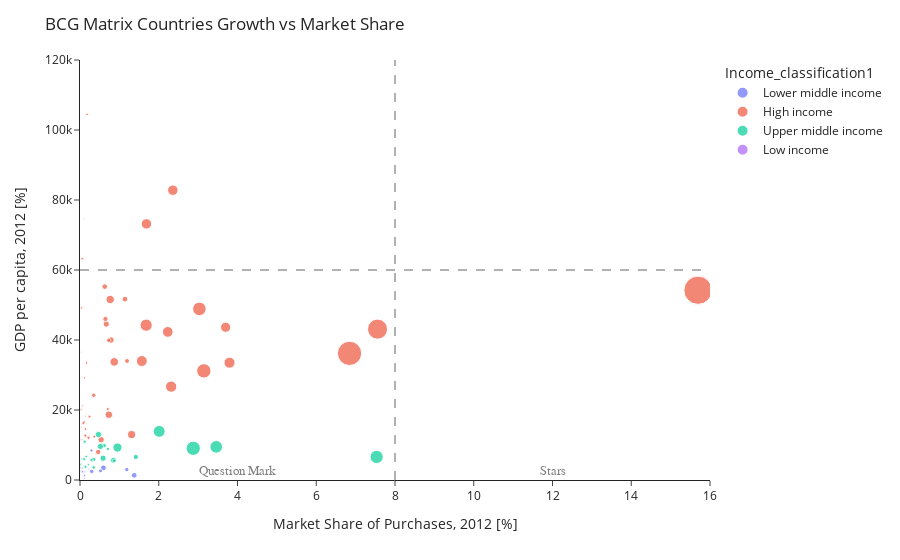

Write notebook code for a chart like this one.
### Code cell
data = px.scatter(df2, x="percent", y='GDP_per_capita',size='count_amount', color='Income_classification1 ', hover_name='country_name',
                  size_max=20)

layout = go.Layout(
    title='Growth-Share Matrix of countries Madrid transactions',
    xaxis=dict(
        title='Market Share of Purchases, 2012 [%]',
        gridcolor='rgb(255, 255, 255)',
        zerolinewidth=1,
        ticklen=5,
        gridwidth=2,
    ),
    yaxis=dict(
        title='GDP per Capity, 2012 [%]',
        gridcolor='rgb(255, 255, 255)',
        zerolinewidth=1,
        ticklen=5,
        gridwidth=2,
    ),
    paper_bgcolor='rgb(0,0,0,0)',
    plot_bgcolor='rgb(0,0,0,0)',
)

fig = go.Figure(data=data, layout=layout)

fig = fig.update_layout(
    yaxis_range=[-0,120000], 
    title='BCG Matrix Countries Growth vs Market Share',
    yaxis=dict(title='GDP per capita, 2012 [%]'))    
fig.update_layout(
    xaxis_range=[-0,16],
    xaxis=dict(title='Market Share of Purchases, 2012 [%]'))

fig.update_layout(template="simple_white")
fig.add_hline(y=60000,line_width=2, line_dash="dash", line_color="black")
fig.add_vline(x=8, line_width=2, line_dash="dash", line_color="black")

fig.add_annotation(
    x=4
    , y=9
    , text='Question Mark'
    , yanchor='bottom'
    , showarrow=False
    , arrowhead=1
    , arrowsize=1
    , arrowwidth=2
    , arrowcolor="#636363"
    , ax=-20
    , ay=-30
    , font=dict(size=13, color="grey", family="Sans Serif")
    , align="left"
    ,)
fig.add_annotation(
    x=12
    , y=9
    , text='Stars'
    , yanchor='bottom'
    , showarrow=False
    , arrowhead=1
    , arrowsize=1
    , arrowwidth=2
    , arrowcolor="#636363"
    , ax=-20
    , ay=-30
    , font=dict(size=13, color="grey", family="Sans Serif")
    , align="left"
    ,)

fig.add_annotation(
    x=12
    , y=-9
    , text='Cash Cows'
    , yanchor='bottom'
    , showarrow=False
    , arrowhead=1
    , arrowsize=1
    , arrowwidth=2
    , arrowcolor="#636363"
    , ax=-20
    , ay=-30
    , font=dict(size=13, color="grey", family="Sans Serif")
    , align="left"
    ,)

fig.add_annotation(
    x=4
    , y=-9
    , text='Dogs'
    , yanchor='bottom'
    , showarrow=False
    , arrowhead=1
    , arrowsize=1
    , arrowwidth=2
    , arrowcolor="#636363"
    , ax=-20
    , ay=-30
    , font=dict(size=13, color="grey", family="Sans Serif")
    , align="left"
    ,)

### Figure 1 — Plotly figure (JSON) as saved in the notebook; plotly's stock layout.template omitted (floating-point values rounded to 4 significant figures)
{"data": [{"hovertemplate": "<b>%{hovertext}</b><br><br>Income_classification1 =Lower middle income<br>percent=%{x}<br>GDP_per_capita=%{y}<br>count_amount=%{marker.size}<extra></extra>", "hovertext": ["Algeria", "Angola", "Bolivia (Plurinational State of)", "Côte d'Ivoire", "Egypt", "El Salvador", "Honduras", "India", "Indonesia", "Kenya", "Lebanon", "Mongolia", "Morocco", "Nicaragua", "Nigeria", "Pakistan", "Philippines", "Samoa", "Senegal", "Sri Lanka", "Ukraine", "Uzbekistan", "Viet Nam", "Zimbabwe"], "legendgroup": "Lower middle income", "marker": {"color": "#636efa", "size": [7, 7, 2, 3, 73, 7, 4, 69, 39, 5, 21, 4, 4, 1, 8, 10, 33, 1, 3, 8, 42, 13, 3, 1], "sizemode": "area", "sizeref": 4.215, "symbol": "circle"}, "mode": "markers", "name": "Lower middle income", "orientation": "v", "showlegend": true, "type": "scatter", "x": [0.1192, 0.2106, 0.008312, 0.02133, 0.5937, 0.01994, 0.05431, 1.376, 1.189, 0.05843, 0.2935, 0.05566, 0.02653, 0.01358, 0.1244, 0.1171, 0.5215, 0.002567, 0.06925, 0.0598, 0.2981, 0.05753, 0.1281, 0.01082], "xaxis": "x", "y": [4012, 3128, 2693, 1637, 3472, 3529, 2207, 1347, 2981, 1382, 8434, 3336, 2673, 1851, 2501, 1262, 2611, 4012, 1146, 3463, 2460, 2355, 2217, 1432], "yaxis": "y"}, {"hovertemplate": "<b>%{hovertext}</b><br><br>Income_classification1 =High income<br>percent=%{x}<br>GDP_per_capita=%{y}<br>count_amount=%{marker.size}<extra></extra>", "hovertext": ["Andorra", "Australia", "Austria", "Bahrain", "Belgium", "Canada", "Cayman Islands", "Chile", "Croatia", "Curacao", "Cyprus", "Czechia", "Denmark", "Estonia", "Finland", "France", "Greece", "Hong Kong", "Hungary", "Iceland", "Ireland", "Israel", "Italy", "Japan", "Korea, Republic of", "Kuwait", "Latvia", "Lithuania", "Luxembourg", "Malta", "Netherlands", "New Zealand", "Norway", "Oman", "Panama", "Poland", "Portugal", "Puerto Rico", "Qatar", "Romania", "Saudi Arabia", "Singapore", "Slovakia", "Slovenia", "Sweden", "Switzerland", "Trinidad and Tobago", "United Arab Emirates", "United Kingdom ", "United States of America", "Uruguay"], "legendgroup": "High income", "marker": {"color": "#EF553B", "size": [153, 66, 83, 8, 90, 242, 5, 136, 7, 3, 43, 19, 146, 21, 218, 1239, 20, 35, 7, 13, 59, 252, 434, 259, 267, 14, 19, 22, 14, 5, 314, 4, 229, 2, 25, 86, 123, 12, 15, 62, 21, 70, 7, 8, 385, 231, 5, 51, 848, 1686, 17], "sizemode": "area", "sizeref": 4.215, "symbol": "circle"}, "mode": "markers", "name": "High income", "orientation": "v", "showlegend": true, "type": "scatter", "x": [0.8694, 0.6279, 0.6669, 0.06135, 0.7849, 2.229, 0.09823, 1.311, 0.05293, 0.02398, 0.3486, 0.1101, 0.7674, 0.08535, 3.698, 6.846, 0.243, 0.7289, 0.02256, 0.04304, 0.6458, 1.57, 3.145, 3.797, 2.315, 0.1662, 0.3634, 0.1378, 0.1819, 0.0727, 1.68, 0.03124, 1.688, 0.01948, 0.2174, 0.5368, 0.7322, 0.1132, 0.05653, 0.4621, 0.7059, 1.142, 0.04338, 0.03014, 3.032, 2.357, 0.1354, 1.194, 7.556, 15.7, 0.1378], "xaxis": "x", "y": [33750, 55255, 44550, 21188, 39976, 42316, 74689, 12973, 11547, 20356, 24217, 16607, 51567, 16257, 43637, 36183, 18124, 39888, 11470, 49192, 46001, 33995, 31185, 33518, 26675, 33455, 12410, 12679, 104488, 21222, 44243, 36521, 73179, 20102, 12080, 11520, 18655, 29180, 63234, 8005, 20250, 51680, 15067, 20157, 48886, 82800, 18151, 33997, 43100, 54213, 14541], "yaxis": "y"}, {"hovertemplate": "<b>%{hovertext}</b><br><br>Income_classification1 =Upper middle income<br>percent=%{x}<br>GDP_per_capita=%{y}<br>count_amount=%{marker.size}<extra></extra>", "hovertext": ["Argentina", "Armenia", "Azerbaijan", "Belarus", "Belize", "Bosnia and Herzegovina", "Botswana", "Brazil", "Bulgaria", "China", "Colombia", "Costa Rica", "Dominican Republic", "Ecuador", "Georgia", "Guatemala", "Iraq", "Jamaica", "Jordan", "Kazakhstan", "Malaysia", "Mexico", "Moldova, Republic of", "North Macedonia", "Paraguay", "Peru", "Russian Federation", "South Africa", "Taiwan, Province of China", "Thailand", "Turkey", "Venezuela (Bolivarian Republic of)"], "legendgroup": "Upper middle income", "marker": {"color": "#00cc96", "size": [297, 1, 3, 9, 2, 7, 5, 428, 16, 369, 78, 24, 22, 39, 27, 22, 1, 2, 11, 40, 25, 179, 3, 8, 5, 23, 335, 83, 56, 25, 82, 87], "sizemode": "area", "sizeref": 4.215, "symbol": "circle"}, "mode": "markers", "name": "Upper middle income", "orientation": "v", "showlegend": true, "type": "scatter", "x": [2.011, 0.002386, 0.0125, 0.04509, 0.01055, 0.02703, 0.07254, 2.876, 0.1586, 7.533, 0.8515, 0.117, 0.1087, 0.3466, 0.349, 0.1395, 0.00729, 0.02027, 0.2132, 0.6153, 0.7064, 0.9514, 0.01767, 0.01771, 0.02529, 0.292, 3.46, 0.5861, 1.417, 0.8694, 0.5182, 0.4697], "xaxis": "x", "y": [13896, 3313, 5195, 6048, 4734, 4216, 6089, 9057, 6694, 6592, 5631, 10945, 5969, 5885, 3597, 3732, 4631, 4888, 4387, 9824, 8889, 9280, 2374, 4408, 4803, 5749, 9476, 6232, 6592, 5531, 9587, 12986], "yaxis": "y"}, {"hovertemplate": "<b>%{hovertext}</b><br><br>Income_classification1 =Low income<br>percent=%{x}<br>GDP_per_capita=%{y}<br>count_amount=%{marker.size}<extra></extra>", "hovertext": ["Malawi", "Mozambique", "Uganda"], "legendgroup": "Low income", "marker": {"color": "#ab63fa", "size": [1, 8, 2], "sizemode": "area", "sizeref": 4.215, "symbol": "circle"}, "mode": "markers", "name": "Low income", "orientation": "v", "showlegend": true, "type": "scatter", "x": [0.00127, 0.1126, 0.02768], "xaxis": "x", "y": [362, 523, 818], "yaxis": "y"}], "layout": {"annotations": [{"align": "left", "arrowcolor": "#636363", "arrowhead": 1, "arrowsize": 1, "arrowwidth": 2, "ax": -20, "ay": -30, "font": {"color": "grey", "family": "Sans Serif", "size": 13}, "showarrow": false, "text": "Question Mark", "x": 4, "y": 9, "yanchor": "bottom"}, {"align": "left", "arrowcolor": "#636363", "arrowhead": 1, "arrowsize": 1, "arrowwidth": 2, "ax": -20, "ay": -30, "font": {"color": "grey", "family": "Sans Serif", "size": 13}, "showarrow": false, "text": "Stars", "x": 12, "y": 9, "yanchor": "bottom"}, {"align": "left", "arrowcolor": "#636363", "arrowhead": 1, "arrowsize": 1, "arrowwidth": 2, "ax": -20, "ay": -30, "font": {"color": "grey", "family": "Sans Serif", "size": 13}, "showarrow": false, "text": "Cash Cows", "x": 12, "y": -9, "yanchor": "bottom"}, {"align": "left", "arrowcolor": "#636363", "arrowhead": 1, "arrowsize": 1, "arrowwidth": 2, "ax": -20, "ay": -30, "font": {"color": "grey", "family": "Sans Serif", "size": 13}, "showarrow": false, "text": "Dogs", "x": 4, "y": -9, "yanchor": "bottom"}], "legend": {"itemsizing": "constant", "title": {"text": "Income_classification1 "}, "tracegroupgap": 0}, "margin": {"t": 60}, "shapes": [{"line": {"color": "black", "dash": "dash", "width": 2}, "type": "line", "x0": 0, "x1": 1, "xref": "x domain", "y0": 60000, "y1": 60000, "yref": "y"}, {"line": {"color": "black", "dash": "dash", "width": 2}, "type": "line", "x0": 8, "x1": 8, "xref": "x", "y0": 0, "y1": 1, "yref": "y domain"}], "title": {"text": "BCG Matrix Countries Growth vs Market Share"}, "xaxis": {"anchor": "y", "domain": [0, 1], "range": [0, 16], "title": {"text": "Market Share of Purchases, 2012 [%]"}}, "yaxis": {"anchor": "x", "domain": [0, 1], "range": [0, 120000], "title": {"text": "GDP per capita, 2012 [%]"}}}}
